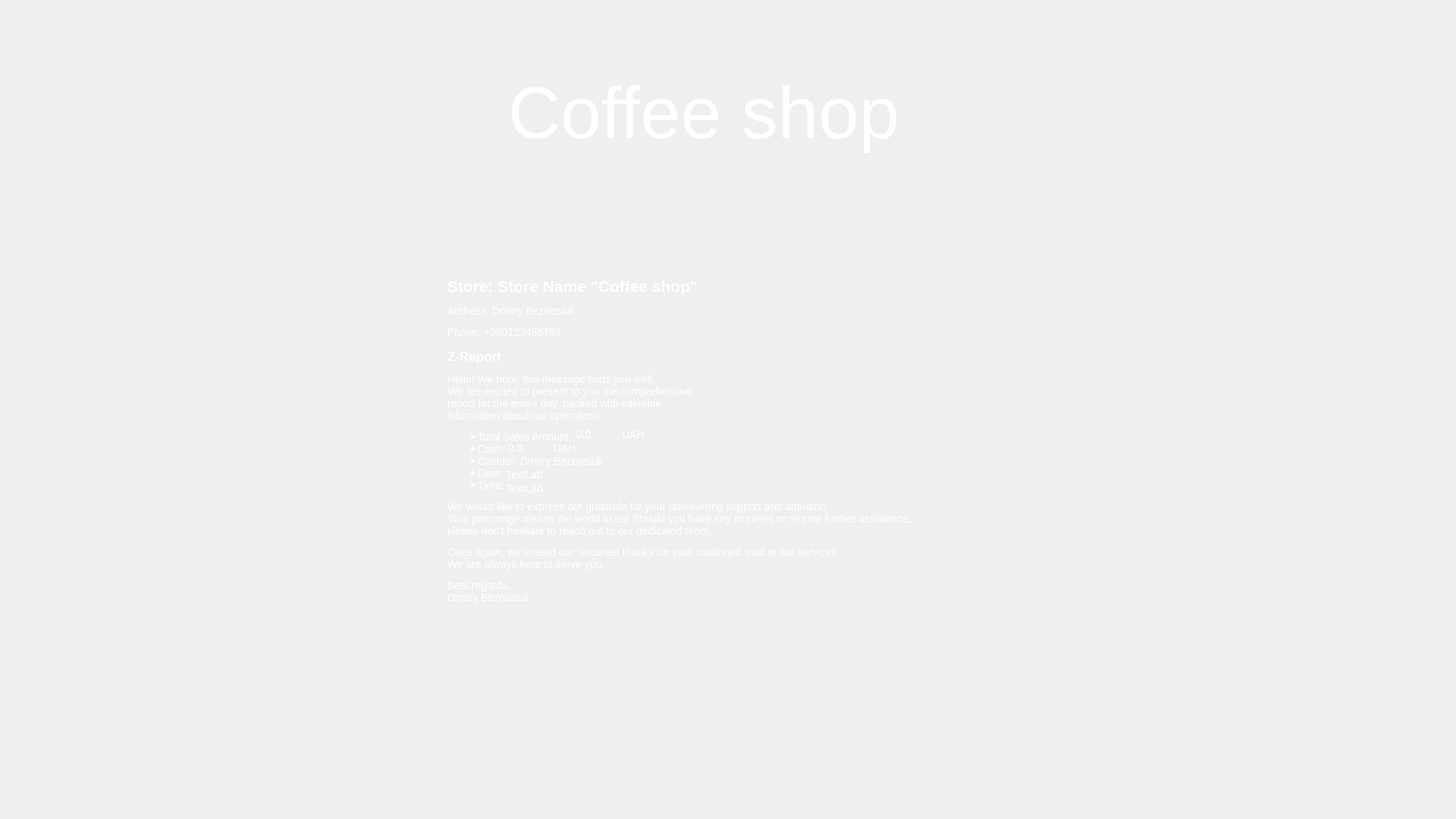
<?xml version="1.0" encoding="UTF-8"?>
<ui version="4.0">
 <class>XzvitForm</class>
 <widget class="QWidget" name="XzvitForm">
  <property name="geometry">
   <rect>
    <x>0</x>
    <y>0</y>
    <width>1920</width>
    <height>1080</height>
   </rect>
  </property>
  <property name="windowTitle">
   <string>Form</string>
  </property>
  <property name="styleSheet">
   <string notr="true"/>
  </property>
  <widget class="QLabel" name="Back">
   <property name="geometry">
    <rect>
     <x>0</x>
     <y>0</y>
     <width>1920</width>
     <height>1080</height>
    </rect>
   </property>
   <property name="styleSheet">
    <string notr="true">background-image: url(':/res/img/backgr.png');
background-repeat: no-repeat;
</string>
   </property>
   <property name="text">
    <string/>
   </property>
  </widget>
  <widget class="QLabel" name="label_2">
   <property name="geometry">
    <rect>
     <x>670</x>
     <y>80</y>
     <width>581</width>
     <height>141</height>
    </rect>
   </property>
   <property name="styleSheet">
    <string notr="true">position: absolute;
font: 700 26pt &quot;Segoe Script&quot;;
width: 328px;
height: 88px;
left: 796px;
top: 79px;
font-style: normal;
font-weight: 400;
font-size: 64px;
line-height: 88px;
color: #FFFFFF;
 border: none; 
outline: none;
background-position: center;
 background-repeat: no-repeat; 
background-color: transparent;</string>
   </property>
   <property name="text">
    <string>&lt;html&gt;&lt;head/&gt;&lt;body&gt;&lt;p&gt;&lt;span style=&quot; font-size:72pt;&quot;&gt;Coffee shop&lt;/span&gt;&lt;/p&gt;&lt;/body&gt;&lt;/html&gt;</string>
   </property>
  </widget>
  <widget class="QPushButton" name="Zerno">
   <property name="geometry">
    <rect>
     <x>89</x>
     <y>79</y>
     <width>130</width>
     <height>130</height>
    </rect>
   </property>
   <property name="styleSheet">
    <string notr="true">background-image: url(':/res/img/Zerno.png');
background-position: center;
 background-repeat: no-repeat; 
background-color: transparent;
 border: none; 
outline: none;</string>
   </property>
   <property name="text">
    <string/>
   </property>
  </widget>
  <widget class="QPushButton" name="Setting">
   <property name="geometry">
    <rect>
     <x>1727</x>
     <y>79</y>
     <width>130</width>
     <height>130</height>
    </rect>
   </property>
   <property name="styleSheet">
    <string notr="true">background-image: url(':/res/img/setting.png');
background-position: center;
 background-repeat: no-repeat; 
background-color: transparent;
 border: none; 
outline: none;</string>
   </property>
   <property name="text">
    <string/>
   </property>
  </widget>
  <widget class="QLabel" name="label">
   <property name="geometry">
    <rect>
     <x>590</x>
     <y>340</y>
     <width>631</width>
     <height>481</height>
    </rect>
   </property>
   <property name="styleSheet">
    <string notr="true">position: absolute;
font: 11pt &quot;Segoe MDL2 Assets&quot;;
width: 328px;
height: 88px;
left: 796px;
top: 79px;
font-style: normal;
font-weight: 400;
font-size: 14px;
line-height: 88px;
color: #FFFFFF;
 border: none; 
outline: none;
background-position: center;
 background-repeat: no-repeat; 
background-color: transparent;</string>
   </property>
   <property name="text">
    <string>&lt;html&gt;&lt;head/&gt;&lt;body&gt;&lt;h2 style=&quot; margin-top:16px; margin-bottom:12px; margin-left:0px; margin-right:0px; -qt-block-indent:0; text-indent:0px;&quot;&gt;&lt;span style=&quot; font-size:x-large; font-weight:700;&quot;&gt;Store: Store Name &amp;quot;Coffee shop&amp;quot;&lt;/span&gt;&lt;/h2&gt;&lt;p&gt;Address: Dmitry Beznosiuk&lt;/p&gt;&lt;p&gt;Phone: +380123456789 &lt;/p&gt;&lt;h3 style=&quot; margin-top:14px; margin-bottom:12px; margin-left:0px; margin-right:0px; -qt-block-indent:0; text-indent:0px;&quot;&gt;&lt;span style=&quot; font-size:large; font-weight:700;&quot;&gt;Z-Report&lt;/span&gt;&lt;/h3&gt;&lt;p&gt;Hello! We hope this message finds you well. &lt;br/&gt;We are excited to present to you the comprehensive &lt;br/&gt;report for the entire day, packed with valuable &lt;br/&gt;information about our operations: &lt;/p&gt;&lt;ul style=&quot;margin-top: 0px; margin-bottom: 0px; margin-left: 0px; margin-right: 0px; -qt-list-indent: 1;&quot;&gt;&lt;li style=&quot; margin-top:12px; margin-bottom:0px; margin-left:0px; margin-right:0px; -qt-block-indent:0; text-indent:0px;&quot;&gt;Total Sales Amount:&lt;/li&gt;&lt;li style=&quot; margin-top:0px; margin-bottom:0px; margin-left:0px; margin-right:0px; -qt-block-indent:0; text-indent:0px;&quot;&gt;Cash:&lt;/li&gt;&lt;li style=&quot; margin-top:0px; margin-bottom:0px; margin-left:0px; margin-right:0px; -qt-block-indent:0; text-indent:0px;&quot;&gt;Cashier: Dmitry Beznosiuk &lt;/li&gt;&lt;li style=&quot; margin-top:0px; margin-bottom:0px; margin-left:0px; margin-right:0px; -qt-block-indent:0; text-indent:0px;&quot;&gt;Date:&lt;/li&gt;&lt;li style=&quot; margin-top:0px; margin-bottom:12px; margin-left:0px; margin-right:0px; -qt-block-indent:0; text-indent:0px;&quot;&gt;Time: &lt;/li&gt;&lt;/ul&gt;&lt;p&gt;We would like to express our gratitude for your unwavering support and attention.&lt;br/&gt;Your patronage means the world to us! Should you have any inquiries or require further assistance,&lt;br/&gt;please don't hesitate to reach out to our dedicated team. &lt;/p&gt;&lt;p&gt;Once again, we extend our sincerest thanks for your continued trust in our services. &lt;br/&gt;We are always here to serve you. &lt;/p&gt;&lt;p&gt;Best regards,&lt;br/&gt;Dmitry Beznosiuk&lt;/p&gt;&lt;/body&gt;&lt;/html&gt;</string>
   </property>
  </widget>
  <widget class="QLabel" name="label_3">
   <property name="geometry">
    <rect>
     <x>820</x>
     <y>562</y>
     <width>49</width>
     <height>21</height>
    </rect>
   </property>
   <property name="styleSheet">
    <string notr="true">position: absolute;
font: 11pt &quot;Segoe MDL2 Assets&quot;;
width: 328px;
height: 88px;
left: 796px;
top: 79px;
font-style: normal;
font-weight: 400;
font-size: 14px;
line-height: 88px;
color: #FFFFFF;
 border: none; 
outline: none;
background-position: center;
 background-repeat: no-repeat; 
background-color: transparent;</string>
   </property>
   <property name="text">
    <string>UAH</string>
   </property>
  </widget>
  <widget class="QLabel" name="Price">
   <property name="geometry">
    <rect>
     <x>760</x>
     <y>562</y>
     <width>61</width>
     <height>21</height>
    </rect>
   </property>
   <property name="styleSheet">
    <string notr="true">position: absolute;
font: 11pt &quot;Segoe MDL2 Assets&quot;;
width: 328px;
height: 88px;
left: 796px;
top: 79px;
font-style: normal;
font-weight: 400;
font-size: 14px;
line-height: 88px;
color: #FFFFFF;
 border: none; 
outline: none;
background-position: center;
 background-repeat: no-repeat; 
background-color: transparent;</string>
   </property>
   <property name="text">
    <string>0.0</string>
   </property>
  </widget>
  <widget class="QLabel" name="label_4">
   <property name="geometry">
    <rect>
     <x>40</x>
     <y>350</y>
     <width>481</width>
     <height>501</height>
    </rect>
   </property>
   <property name="styleSheet">
    <string notr="true">background-image: url(':/res/img/Madeleines pour le thé - La cuisine de Nathalie.jpg');
background-position: center;
 background-repeat: no-repeat; </string>
   </property>
   <property name="text">
    <string/>
   </property>
  </widget>
  <widget class="QLabel" name="label_5">
   <property name="geometry">
    <rect>
     <x>1340</x>
     <y>350</y>
     <width>531</width>
     <height>501</height>
    </rect>
   </property>
   <property name="styleSheet">
    <string notr="true">background-image: url(':/res/img/varenie.jpg');
background-position: center;
 background-repeat: no-repeat; </string>
   </property>
   <property name="text">
    <string/>
   </property>
  </widget>
  <widget class="QLabel" name="CashX">
   <property name="geometry">
    <rect>
     <x>670</x>
     <y>580</y>
     <width>61</width>
     <height>21</height>
    </rect>
   </property>
   <property name="styleSheet">
    <string notr="true">position: absolute;
font: 11pt &quot;Segoe MDL2 Assets&quot;;
width: 328px;
height: 88px;
left: 796px;
top: 79px;
font-style: normal;
font-weight: 400;
font-size: 14px;
line-height: 88px;
color: #FFFFFF;
 border: none; 
outline: none;
background-position: center;
 background-repeat: no-repeat; 
background-color: transparent;</string>
   </property>
   <property name="text">
    <string>0.0</string>
   </property>
  </widget>
  <widget class="QLabel" name="label_6">
   <property name="geometry">
    <rect>
     <x>730</x>
     <y>580</y>
     <width>49</width>
     <height>21</height>
    </rect>
   </property>
   <property name="styleSheet">
    <string notr="true">position: absolute;
font: 11pt &quot;Segoe MDL2 Assets&quot;;
width: 328px;
height: 88px;
left: 796px;
top: 79px;
font-style: normal;
font-weight: 400;
font-size: 14px;
line-height: 88px;
color: #FFFFFF;
 border: none; 
outline: none;
background-position: center;
 background-repeat: no-repeat; 
background-color: transparent;</string>
   </property>
   <property name="text">
    <string>UAH</string>
   </property>
  </widget>
  <widget class="QLabel" name="Date">
   <property name="geometry">
    <rect>
     <x>667</x>
     <y>618</y>
     <width>49</width>
     <height>16</height>
    </rect>
   </property>
   <property name="styleSheet">
    <string notr="true">position: absolute;
font: 11pt &quot;Segoe MDL2 Assets&quot;;
width: 328px;
height: 88px;
left: 796px;
top: 79px;
font-style: normal;
font-weight: 400;
font-size: 14px;
line-height: 88px;
color: #FFFFFF;
 border: none; 
outline: none;
background-position: center;
 background-repeat: no-repeat; 
background-color: transparent;</string>
   </property>
   <property name="text">
    <string>TextLabel</string>
   </property>
  </widget>
  <widget class="QLabel" name="Time">
   <property name="geometry">
    <rect>
     <x>667</x>
     <y>636</y>
     <width>49</width>
     <height>16</height>
    </rect>
   </property>
   <property name="styleSheet">
    <string notr="true">position: absolute;
font: 11pt &quot;Segoe MDL2 Assets&quot;;
width: 328px;
height: 88px;
left: 796px;
top: 79px;
font-style: normal;
font-weight: 400;
font-size: 14px;
line-height: 88px;
color: #FFFFFF;
 border: none; 
outline: none;
background-position: center;
 background-repeat: no-repeat; 
background-color: transparent;</string>
   </property>
   <property name="text">
    <string>TextLabel</string>
   </property>
  </widget>
 </widget>
 <resources/>
 <connections/>
</ui>
